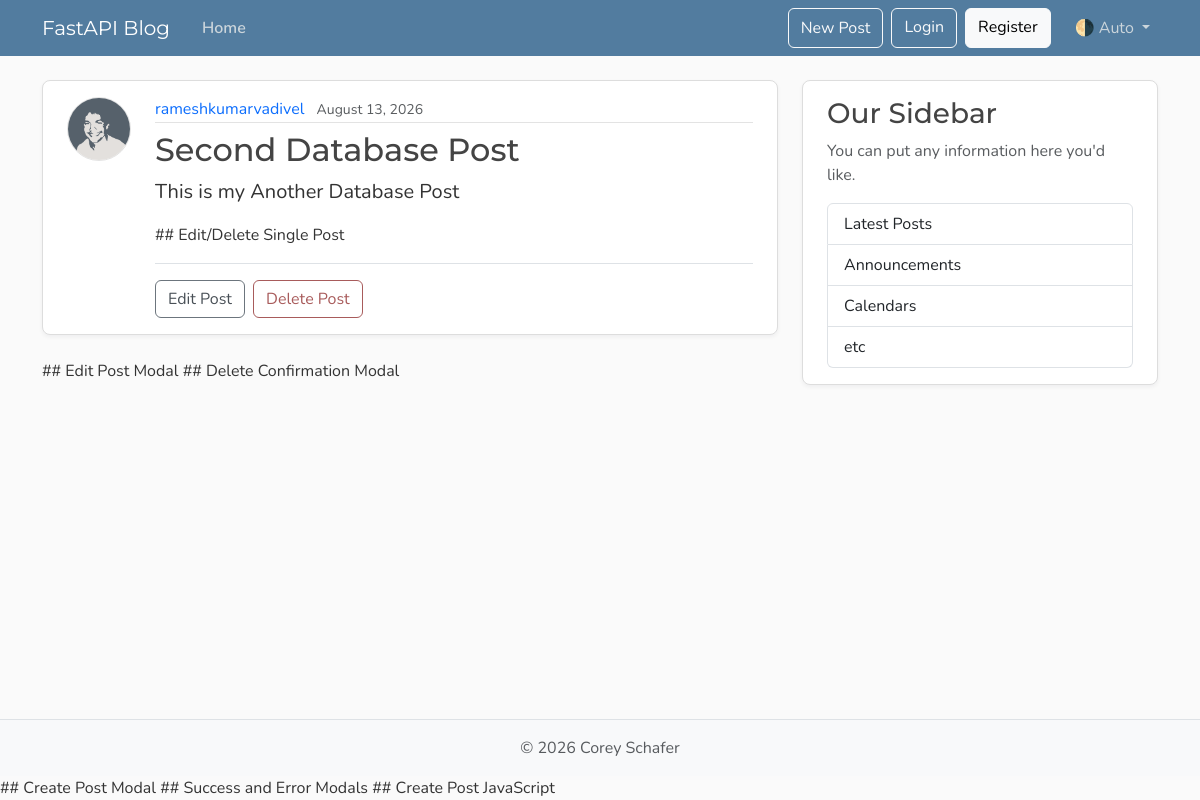
The page /posts/2 on the database its author committed.
### models.py (models this page shows, shortened)
class User(Base):
    __tablename__ = "users"
    id: Mapped[int] = mapped_column(Integer, primary_key=True, index=True)
    username: Mapped[str] = mapped_column(String(50), unique=True, nullable=False)
    email: Mapped[str] = mapped_column(String(120), unique=True, nullable=False)
    image_file:  Mapped[Optional[str]] = mapped_column(
        String(200),
        nullable=True,
        default=None,
    )
    posts: Mapped[List[Post]] = relationship(back_populates="author", cascade="all, delete-orphan", )

class Post(Base):
    __tablename__ = "posts"
    id: Mapped[int] = mapped_column(Integer, primary_key=True, index=True)
    title: Mapped[str] = mapped_column(String(100), nullable=False)
    content: Mapped[str] = mapped_column(Text, nullable=False)
    user_id: Mapped[int] = mapped_column(
        ForeignKey("users.id"),
        nullable=False,
        index=True,
    )
    date_posted: Mapped[datetime] = mapped_column(
        DateTime(timezone=True),
        default=lambda: datetime.now(timezone.utc),
    )
    author: Mapped[User] = relationship(back_populates="posts")

### main.py (the view)
@app.get("/posts/{post_id}", include_in_schema=False)
async def post_page(request: Request, post_id: int, db: Annotated[AsyncSession, Depends(get_db)]):
    result = await db.execute(select(models.Post).options(selectinload(models.Post.author)).where(models.Post.id == post_id),)
    post = result.scalars().first()
    if post:
        title = post.title[:50]
        return templates.TemplateResponse(
            request,
            "post.html",
            {"post": post, "title": title},
        )
    raise HTTPException(status_code=status.HTTP_404_NOT_FOUND, detail="Post not found")

### templates/post.html (shortened to what this page needs)
{% extends "layout.html" %}
{% block content %}
  <article class="content-section py-3 px-4 mb-4">
    <div class="d-flex align-items-start gap-4">
      <img class="rounded-circle article-img flex-shrink-0"
           src="{{ post.author.image_path }}"
           alt="{{ post.author.username }}'s profile picture"
           width="64"
           height="64"
           loading="lazy">
      <div class="flex-grow-1">
        <div class="article-metadata mb-2">
          <a class="me-2" href="{{ url_for('user_posts', user_id=post.author.id)}}">{{ post.author.username }}</a>
          <small class="text-body-secondary">{{ post.date_posted.strftime('%B %d, %Y ') }}</small>
        </div>
        <h2 class="article-title">{{ post.title }}</h2>
        <p class="article-content">{{ post.content }}</p>
        ## Edit/Delete Single Post
          {% if post.user_id == 1 %}
              <div class="post-actions mt-3 pt-3 border-top">
              <button type="button"
                      class="btn btn-outline-secondary me-1"
                      data-bs-toggle="modal"
                      data-bs-target="#editModal">Edit Post</button>
              <button type="button"
                      class="btn btn-outline-danger"
                      data-bs-toggle="modal"
                      data-bs-target="#deleteModal">Delete Post</button>
              </div>
          {% endif %}
      </div>
    </div>
  </article>
 ## Edit Post Modal
## Delete Confirmation Modal
{% endblock content %}

### static/css/main.css (style rules this page uses)
:root { --font-heading: "Montserrat", system-ui, -apple-system, BlinkMacSystemFont, sans-serif; --font-body: "Nunito", system-ui, -apple-system, BlinkMacSystemFont, sans-serif; --color-bg-body: #fafafa; --color-bg-content: #ffffff; --color-text-primary: #333333; --color-text-heading: #444444; --color-steel: #527c9f; --color-nav-link: #cbd5db; --color-nav-link-hover: #ffffff; --color-link-hover: #428bca; --color-border: #dddddd; --color-border-light: #e3e3e3; --spacing-xl: 5rem; --article-img-size: 4rem; --account-img-size: 7.813rem; }
body { font-family: var(--font-body); background: var(--color-bg-body); color: var(--color-text-primary); }
h1, h2, h3, h4, h5, h6 { font-family: var(--font-heading); color: var(--color-text-heading); }
a { text-decoration: none; }
.content-section { background: var(--color-bg-content); border: 1px solid var(--color-border); border-radius: 0.5rem; box-shadow: 0 2px 4px rgba(15, 23, 42, 0.05); transition: box-shadow 0.15s ease, transform 0.15s ease, border-color 0.15s ease; }
.article-title { color: var(--color-text-heading); transition: color 0.2s ease-in-out; }
.article-content { white-space: pre-line; font-size: 1.25rem; }
.article-img { height: var(--article-img-size); width: var(--article-img-size); flex-shrink: 0; object-fit: cover; border: 1px solid var(--color-border-light); box-shadow: 0 0 0 2px var(--color-bg-content); }
.article-metadata { padding-bottom: 0.063rem; border-bottom: 1px solid var(--color-border-light); }
.article-metadata a { transition: color 0.2s ease-in-out; }
.btn-outline-secondary { --bs-btn-color: #495057; --bs-btn-border-color: #6c757d; --bs-btn-hover-color: #fff; --bs-btn-hover-bg: #5a6268; --bs-btn-hover-border-color: #545b62; --bs-btn-active-color: #fff; --bs-btn-active-bg: #545b62; --bs-btn-active-border-color: #4e555b; }
.btn-outline-danger { --bs-btn-color: #a85b5b; --bs-btn-border-color: #a85b5b; --bs-btn-hover-color: #fff; --bs-btn-hover-bg: #924e4e; --bs-btn-hover-border-color: #874848; --bs-btn-active-color: #fff; --bs-btn-active-bg: #874848; --bs-btn-active-border-color: #7c4242; }

### rows shown on the page
User: author.image_path (picture), author.username "rameshkumarvadivel"
Post: date_posted "August 13, 2026", title "Second Database Post", content "This is my Another Database Post"
